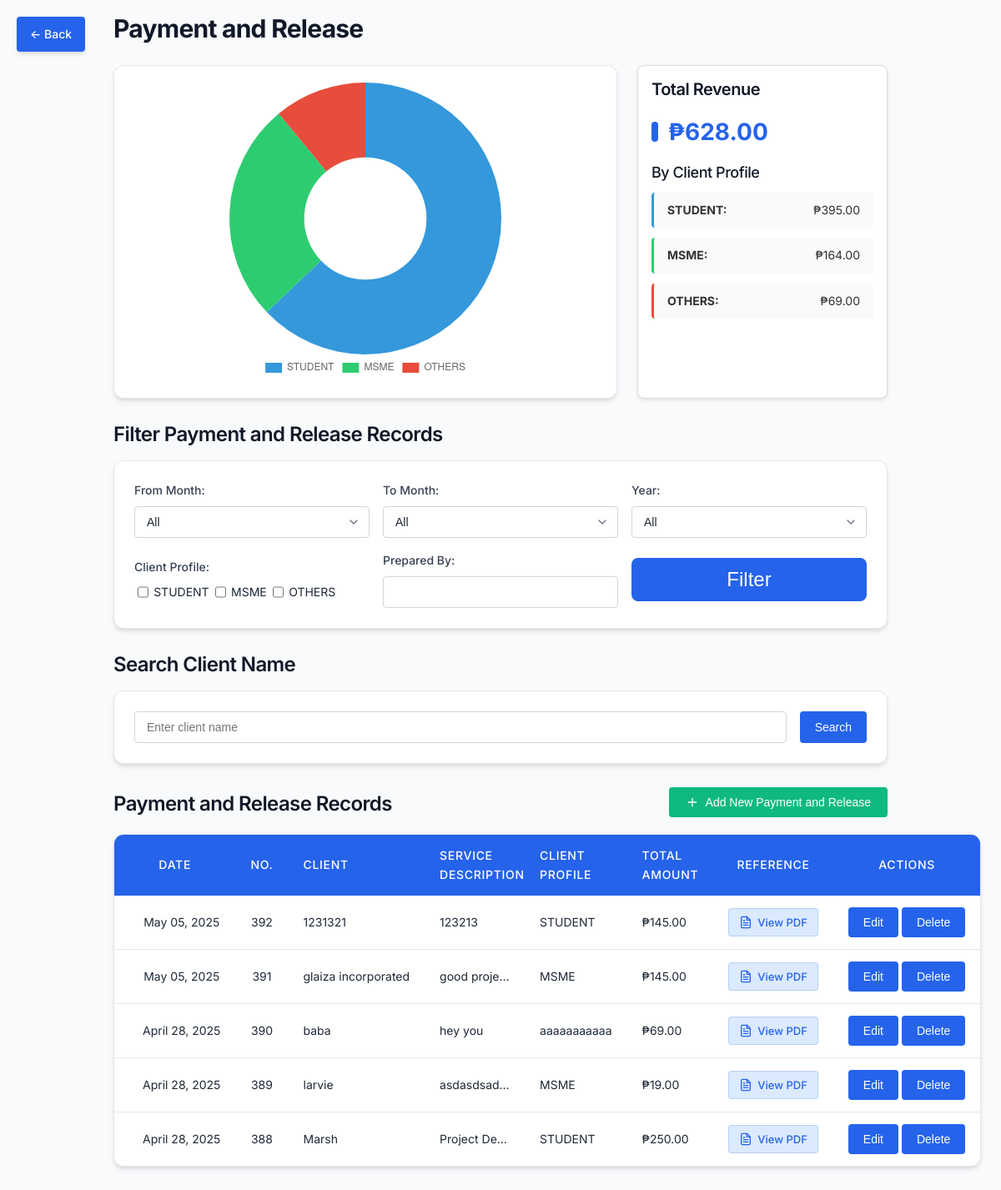
/records.php (signed in), run on an earlier commit of the app's database.
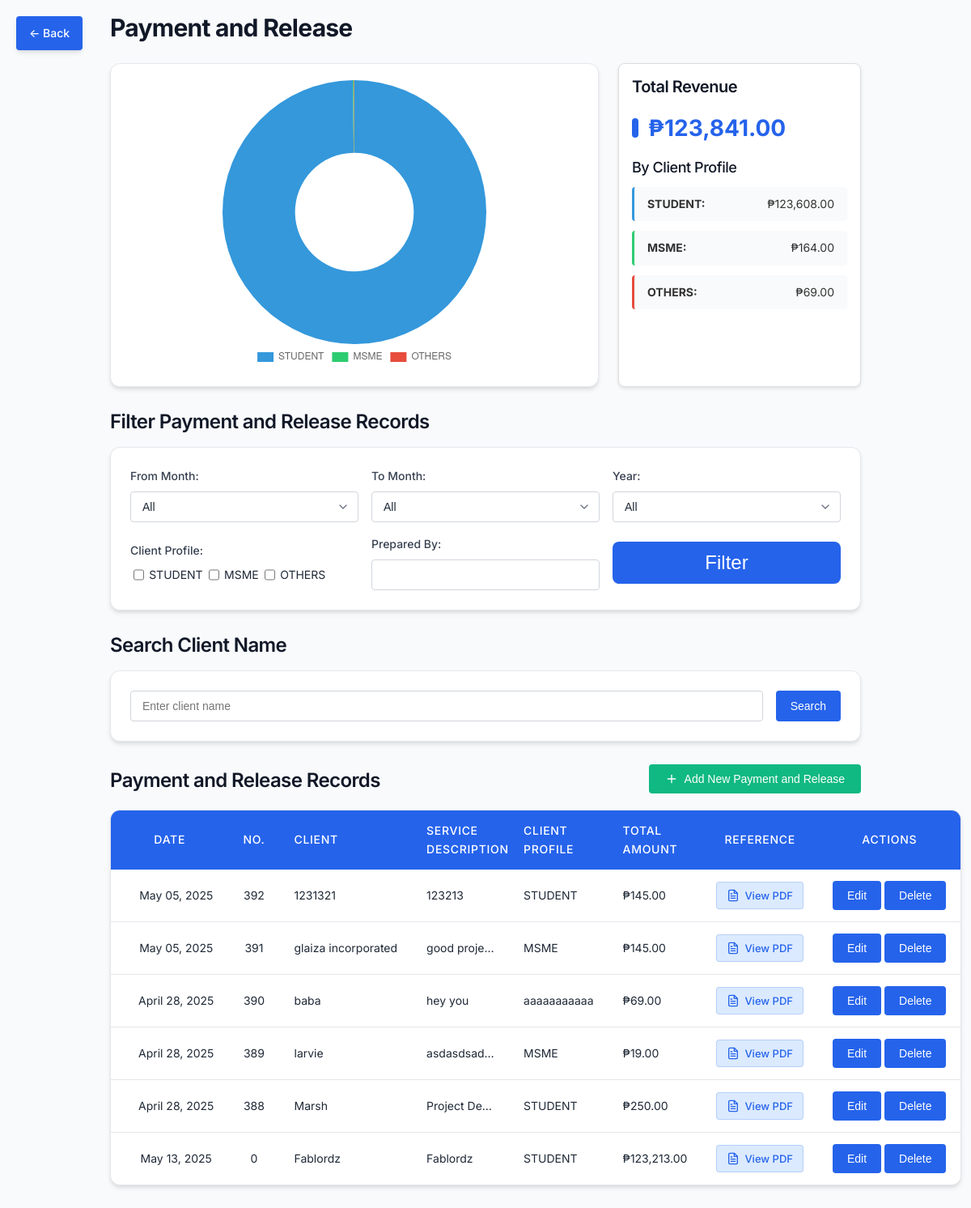
And on a later commit of the database.
### tables this page shows
CREATE TABLE `billing` (
  `no` int(11) NOT NULL,
  `client_profile` varchar(255) NOT NULL,
  `client_name` varchar(255) NOT NULL,
  `billing_date` date NOT NULL,
  `total_invoice` decimal(10,2) NOT NULL,
  `billing_pdf` varchar(255) NOT NULL,
  `address` varchar(255) NOT NULL,
  `contact_no` varchar(20) NOT NULL,
  `description` text NOT NULL,
  `completion_date` date DEFAULT NULL,
  `prepared_by` varchar(255) NOT NULL,
  `prepared_date` date DEFAULT NULL,
  `approved_by` varchar(255) NOT NULL,
  `or_no` int(11) NOT NULL,
  `or_favor` varchar(255) NOT NULL,
  `payment_date` date DEFAULT NULL,
  `payment_received_by` varchar(255) NOT NULL,
  `receipt_acknowledged_by` varchar(255) NOT NULL,
  `receipt_date` date DEFAULT NULL
);

### records.php (the view, shortened to what the changed rows need)
<?php
include 'config.php';
$whereClauses = [];
$whereClause = !empty($whereClauses) ? "WHERE " . implode(" AND ", $whereClauses) : "";
$query = "SELECT * FROM billing $whereClause ORDER BY no DESC";
$result = $conn->query($query);
$ovaTotal = 0;
$totalsByProfile = ['STUDENT' => 0, 'MSME' => 0, 'OTHERS' => 0];
$rows = [];
while ($row = $result->fetch_assoc()) {
    $rows[] = $row;
    $ovaTotal += $row['total_invoice'];
    if (isset($totalsByProfile[$row['client_profile']])) {
        $totalsByProfile[$row['client_profile']] += $row['total_invoice'];
    } else {
        $totalsByProfile['OTHERS'] += $row['total_invoice'];
    }
}
?>
<!DOCTYPE html>
<html lang="en">
<head>
    <link rel="stylesheet" href="style2.css">
</head>
<body>
    <div class="container">
        <h1>Payment and Release</h1>
        <div class="dashboard">
            <div class="chart-container">
                <canvas id="profileChart"></canvas>
            </div>
            <div class="totals-card">
                <h3>Total Revenue</h3>
                <div class="total-amount">&#8369;<?php echo number_format($ovaTotal, 2); ?></div>
                <h4>By Client Profile</h4>
                <div class="profile-total">
                    <strong>STUDENT:</strong> &#8369;<?php echo number_format($totalsByProfile['STUDENT'], 2); ?>
                </div>
                <div class="profile-total">
                    <strong>MSME:</strong> &#8369;<?php echo number_format($totalsByProfile['MSME'], 2); ?>
                </div>
                <div class="profile-total">
                    <strong>OTHERS:</strong> &#8369;<?php echo number_format($totalsByProfile['OTHERS'], 2); ?>
                </div>
            </div>
        </div>
        <h2>Filter Payment and Release Records</h2>
        <h2>Search Client Name</h2>
        <div class="billing-table">
            <h2>Payment and Release Records</h2>
        </div>
        <table>
            <thead>
                <tr>
                    <th>Date</th>
                    <th>No.</th>
                    <th>Client</th>
                    <th>Service Description</th>
                    <th>Client Profile</th>
                    <th>Total Amount</th>
                    <th>Reference</th>
                    <th>Actions</th>
                </tr>
            </thead>
            <tbody>
                <?php foreach ($rows as $row): ?>
                    <tr data-id="<?= $row['no'] ?>">
                        <td><?= date("F d, Y", strtotime($row['billing_date'])) ?></td>
                        <td><?= htmlspecialchars($row['no']) ?></td>
                        <td><?= htmlspecialchars($row['client_name']) ?></td>
                        <td><?= htmlspecialchars($row['description']) ?></td>
                        <td><?= htmlspecialchars(trim($row['client_profile'])) ?></td>
                        <td>&#8369;<?= number_format($row['total_invoice'], 2) ?></td>
                        <td>
                            <?php if (!empty($row['billing_pdf'])): ?>
                                <a href="uploads/billing/<?= htmlspecialchars($row['billing_pdf']) ?>" class="ref-link" target="_blank">View PDF</a>
                            <?php else: ?>
                                <span class="no-pdf">None</span>
                            <?php endif; ?>
                        </td>
                        <td class="action-container">
                            <button class="edit-btn" data-id="<?= $row['no'] ?>">Edit</button>
                            <button class="delete-btn" data-id="<?= $row['no'] ?>">Delete</button>
                        </td>
                    </tr>
                <?php endforeach; ?>
            </tbody>
        </table>
    </div>
</body>
</html>

What changed in the data, as far as the page shows it:
added billing: billing_date "May 13, 2025", no "0", client_name "Fablordz", description "Fablordz", client_profile "STUDENT", total_invoice "123,213.00"
Also different on the page:
chart data {{ $totalsByProfile['STUDENT'] }}: 395 → 123608
$ovaTotal: "628.00" → "123,841.00"
$totalsByProfile['STUDENT']: "395.00" → "123,608.00"
